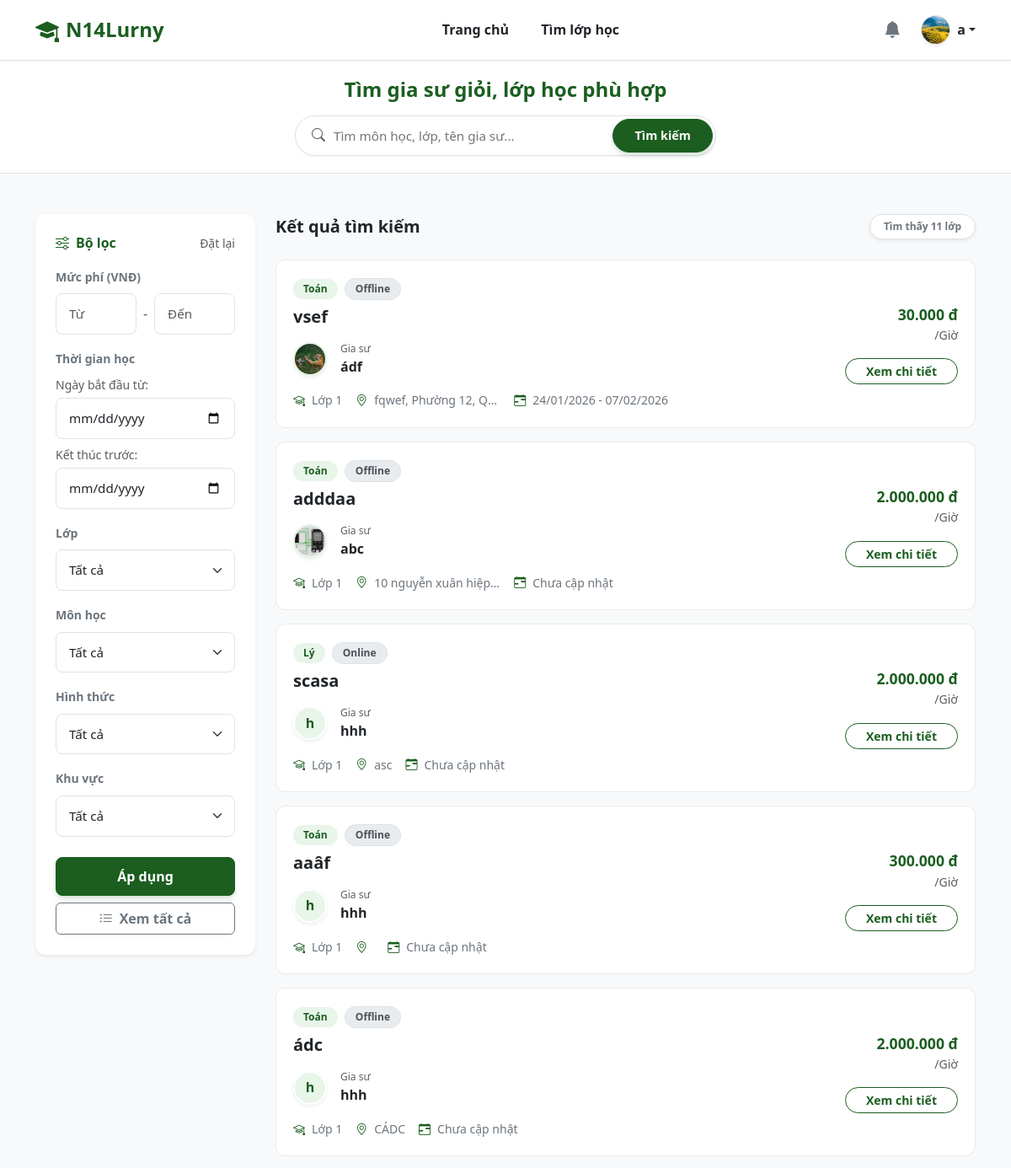
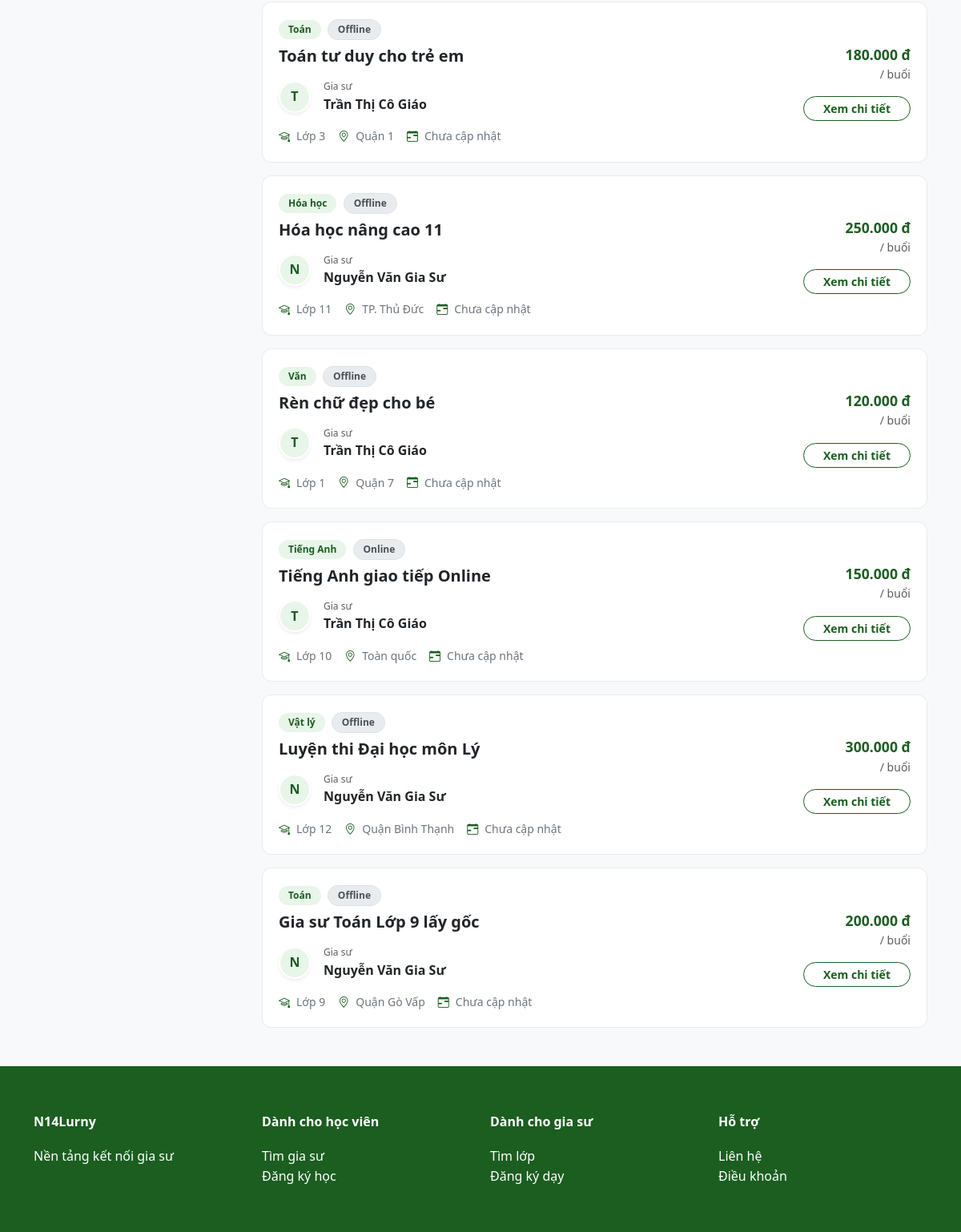
The page /N14Lurny/find-class.php (signed in) on the database its author committed (2 pictures, top to bottom).
### tables this page shows
CREATE TABLE `users` (
  `id` int(11) NOT NULL,
  `full_name` varchar(100) NOT NULL,
  `email` varchar(100) NOT NULL,
  `password` varchar(255) NOT NULL,
  `role` enum('admin','tutor','student') NOT NULL DEFAULT 'student',
  `avatar` varchar(255) DEFAULT NULL,
  `dob` date DEFAULT NULL,
  `gender` enum('Nam','Nữ','Khác') DEFAULT 'Nam',
  `phone` varchar(20) DEFAULT NULL,
  `bio` text DEFAULT NULL COMMENT 'Giới thiệu bản thân',
  `major` varchar(100) DEFAULT NULL COMMENT 'Chuyên ngành',
  `degree` varchar(100) DEFAULT NULL COMMENT 'Bằng cấp/Trình độ',
  `experience` varchar(100) DEFAULT NULL COMMENT 'Kinh nghiệm',
  `address` varchar(255) DEFAULT NULL COMMENT 'Địa chỉ/Khu vực',
  `school` varchar(255) DEFAULT NULL,
  `grade` varchar(50) DEFAULT NULL,
  `created_at` timestamp NOT NULL DEFAULT current_timestamp(),
  `warnings_count` int(11) DEFAULT 0 COMMENT 'Số lần bị cảnh cáo',
  `is_banned` tinyint(1) DEFAULT 0 COMMENT '1: Bị cấm dạy, 0: Bình thường'
);

CREATE TABLE `classes` (
  `id` int(11) NOT NULL,
  `tutor_id` int(11) NOT NULL,
  `title` varchar(255) NOT NULL,
  `subject` varchar(100) NOT NULL,
  `grade` varchar(50) NOT NULL,
  `price` varchar(255) DEFAULT NULL,
  `description` text DEFAULT NULL,
  `method` varchar(50) NOT NULL DEFAULT 'Offline' COMMENT 'Online hoặc Offline',
  `location` varchar(100) NOT NULL DEFAULT 'TP. Hồ Chí Minh' COMMENT 'Quận/Huyện tại TP.HCM',
  `status` enum('pending','active','hidden','closed','rejected') DEFAULT 'pending',
  `max_students` int(11) NOT NULL DEFAULT 1,
  `start_date` date DEFAULT NULL,
  `end_date` date DEFAULT NULL,
  `created_at` timestamp NOT NULL DEFAULT current_timestamp()
);

### N14Lurny/find-class.php (the view, shortened to what this page needs)
<?php
require 'config/db.php';
$keyword = isset($_GET['keyword']) ? $_GET['keyword'] : '';
$raw_min = isset($_GET['min_price']) ? clean_number($_GET['min_price']) : '';
$raw_max = isset($_GET['max_price']) ? clean_number($_GET['max_price']) : '';
$min_price = (is_numeric($raw_min)) ? intval($raw_min) : '';
$max_price = (is_numeric($raw_max)) ? intval($raw_max) : '';
$filter_start = isset($_GET['filter_start']) ? $_GET['filter_start'] : '';
$filter_end = isset($_GET['filter_end']) ? $_GET['filter_end'] : '';
$sql = "SELECT classes.*, users.full_name, users.avatar
        FROM classes
        LEFT JOIN users ON classes.tutor_id = users.id
        WHERE classes.status = 'active'";
$sql .= " ORDER BY classes.id DESC";
$error_message = "";
$result = null;
try {
    $result = $conn->query($sql);
} catch (Exception $e) {
    $error_message = "Lỗi hệ thống: " . $e->getMessage();
}
?>
<!DOCTYPE html>
<html lang="vi">
<head>
    <link href="https://cdn.jsdelivr.net/npm/bootstrap@5.3.0/dist/css/bootstrap.min.css" rel="stylesheet">
    <link href="https://cdn.jsdelivr.net/npm/bootstrap-icons@1.11.1/font/bootstrap-icons.css" rel="stylesheet">
    <link rel="stylesheet" href="assets/css/style.css">
</head>
<body class="bg-light">
<?php include 'includes/header.php'; ?>
<section class="search-header">
  <div class="container">
    <h4 class="text-center fw-bold mb-3 text-brand">Tìm gia sư giỏi, lớp học phù hợp</h4>
    <form action="find-class.php" method="GET">
        <div class="search-container mx-auto">
            <i class="bi bi-search text-muted ps-3"></i>
            <input type="text" name="keyword" class="search-input" value="<?php echo htmlspecialchars($keyword); ?>" placeholder="Tìm môn học, lớp, tên gia sư...">
            <button type="submit" class="btn btn-brand search-btn">Tìm kiếm</button>
        </div>
    </form>
  </div>
</section>
<section class="find-class py-5">
  <div class="container">
    <div class="row">
      <aside class="col-lg-3 mb-4">
        <div class="card border-0 shadow-sm sidebar-sticky">
            <div class="card-body p-4">
                <form action="find-class.php" method="GET">
                  <div class="d-flex justify-content-between align-items-center mb-3">
                      <h6 class="fw-bold text-brand m-0"><i class="bi bi-sliders me-2"></i>Bộ lọc</h6>
                      <a href="find-class.php" class="text-decoration-none small text-muted">Đặt lại</a>
                  </div>
                  <div class="mb-3">
                      <label class="form-label small fw-bold text-secondary">Mức phí (VNĐ)</label>
                      <div class="d-flex gap-2 align-items-center">
                          <input type="text" name="min_price" class="form-control form-control-sm price-input" placeholder="Từ" value="<?php echo ($min_price !== '') ? number_format($min_price) : ''; ?>">
                          <span class="text-muted">-</span>
                          <input type="text" name="max_price" class="form-control form-control-sm price-input" placeholder="Đến" value="<?php echo ($max_price !== '') ? number_format($max_price) : ''; ?>">
                      </div>
                  </div>
                  <div class="mb-3">
                      <label class="form-label small fw-bold text-secondary">Thời gian học</label>
                      <div class="mb-2">
                          <small class="text-muted d-block mb-1">Ngày bắt đầu từ:</small>
                          <input type="date" name="filter_start" class="form-control form-control-sm" value="<?= $filter_start ?>">
                      </div>
                      <div>
                          <small class="text-muted d-block mb-1">Kết thúc trước:</small>
                          <input type="date" name="filter_end" class="form-control form-control-sm" value="<?= $filter_end ?>">
                      </div>
                  </div>
                  <div class="mb-3">
                      <label class="form-label small fw-bold text-secondary">Lớp</label>
                      <select name="grade" class="form-select form-select-sm">
                        <option value="Tất cả">Tất cả</option>
                      </select>
                  </div>
                  <div class="mb-3">
                      <label class="form-label small fw-bold text-secondary">Môn học</label>
                      <select name="subject" class="form-select form-select-sm">
                        <option value="Tất cả">Tất cả</option>
                      </select>
                  </div>
                  <div class="mb-3">
                      <label class="form-label small fw-bold text-secondary">Hình thức</label>
                      <select name="method" class="form-select form-select-sm">
                        <option value="Tất cả">Tất cả</option>
                      </select>
                  </div>
                  <div class="mb-4">
                      <label class="form-label small fw-bold text-secondary">Khu vực</label>
                      <select name="location" class="form-select form-select-sm">
                        <option value="Tất cả">Tất cả</option>
                      </select>
                  </div>
                  <button type="submit" class="btn btn-brand w-100 fw-bold mb-2">Áp dụng</button>
                  <a href="find-class.php" class="btn btn-outline-secondary w-100 fw-bold"><i class="bi bi-list-ul me-2"></i>Xem tất cả</a>
                </form>
            </div>
        </div>
      </aside>
      <main class="col-lg-9">
        <?php if (!empty($error_message)): ?>
            <div class="alert alert-danger shadow-sm border-0"><i class="bi bi-exclamation-triangle-fill me-2"></i> <strong>Lỗi:</strong> <?php echo $error_message; ?></div>
        <?php elseif ($result && $result->num_rows > 0): ?>
            <div class="d-flex justify-content-between align-items-center mb-4">
                <h5 class="fw-bold text-dark m-0">Kết quả tìm kiếm</h5>
                <span class="badge bg-white text-secondary border shadow-sm px-3 py-2 rounded-pill">Tìm thấy <?php echo $result->num_rows; ?> lớp</span>
            </div>
            <div class="row g-3">
            <?php while($row = $result->fetch_assoc()):
                $price_raw = $row['price']; $price_display = $price_raw; $unit_display = '';
                if (is_numeric($price_raw)) { $price_display = number_format($price_raw, 0, ',', '.') . ' đ'; $unit_display = '/ buổi'; }
                elseif (preg_match('/^(\d+)\s+(.*)$/', $price_raw, $matches)) { $price_display = number_format($matches[1], 0, ',', '.') . ' đ'; $unit_clean = trim(str_replace('VND', '', $matches[2])); $unit_display = (strpos($unit_clean, '/') === 0) ? $unit_clean : '/ ' . $unit_clean; }
                $tutor_name = $row['full_name'] ?? 'Ẩn danh';
                $tutor_initial = mb_substr($tutor_name, 0, 1, 'UTF-8');
                $tutor_link = "student/tutor_profile.php?id=" . $row['tutor_id'];
                $has_avatar = !empty($row['avatar']) && file_exists("assets/uploads/avatars/" . $row['avatar']);
                $avatar_src = $has_avatar ? "assets/uploads/avatars/" . $row['avatar'] : "";
                $date_display = "Chưa cập nhật";
                if (!empty($row['start_date']) && !empty($row['end_date'])) {
                    $date_display = date('d/m/Y', strtotime($row['start_date'])) . ' - ' . date('d/m/Y', strtotime($row['end_date']));
                }
            ?>
                <div class="col-md-12">
                    <div class="class-card">
                        <div class="row align-items-center">
                            <div class="col-md-8">
                                <div class="mb-2">
                                    <span class="badge green me-1"><?= htmlspecialchars($row['subject']) ?></span>
                                    <span class="badge gray"><?= htmlspecialchars($row['method']) ?></span>
                                </div>
                                <h5 class="fw-bold mb-3"><a href="class-detail.php?id=<?= $row['id']; ?>" class="text-decoration-none text-dark stretched-link"><?= htmlspecialchars($row['title']); ?></a></h5>
                                <div class="d-flex align-items-center mb-3 position-relative" style="z-index: 2;">
                                    <a href="<?= $tutor_link ?>" class="tutor-link me-3" title="Xem hồ sơ gia sư">
                                        <?php if ($has_avatar): ?><img src="<?= $avatar_src ?>" class="tutor-thumb shadow-sm"><?php else: ?><div class="tutor-initials-sm shadow-sm"><?= $tutor_initial ?></div><?php endif; ?>
                                    </a>
                                    <div class="d-flex flex-column"><span class="small text-muted" style="font-size: 0.75rem;">Gia sư</span><a href="<?= $tutor_link ?>" class="tutor-link fw-bold text-dark tutor-name"><?= htmlspecialchars($tutor_name) ?></a></div>
                                </div>
                                <div class="d-flex flex-wrap gap-3 text-secondary small">
                                    <div class="d-flex align-items-center"><i class="bi bi-mortarboard me-2 text-brand"></i> <?= htmlspecialchars($row['grade']) ?></div>
                                    <div class="d-flex align-items-center"><i class="bi bi-geo-alt me-2 text-brand"></i> <span class="text-truncate" style="max-width: 150px;"><?= htmlspecialchars($row['location']) ?></span></div>
                                    <div class="d-flex align-items-center"><i class="bi bi-calendar-range me-2 text-brand"></i> <?= $date_display ?></div>
                                </div>
                            </div>
                            <div class="col-md-4 text-md-end mt-3 mt-md-0 border-start-md ps-md-4 d-flex flex-column justify-content-center align-items-md-end align-items-start">
                                <div class="class-price mb-0"><?= $price_display ?></div>
                                <div class="small text-muted mb-3"><?= htmlspecialchars($unit_display) ?></div>
                                <a href="class-detail.php?id=<?= $row['id']; ?>" class="btn btn-outline-brand btn-sm rounded-pill px-4 fw-bold position-relative" style="z-index: 2;">Xem chi tiết</a>
                            </div>
                        </div>
                    </div>
                </div>
            <?php endwhile; ?>
            </div>
        <?php endif; ?>
      </main>
    </div>
  </div>
</section>
<?php include 'includes/footer.php'; ?>
</body>
</html>

### N14Lurny/includes/header.php (shortened to what this page needs)
<?php
$base_url = '/N14Lurny';
?>
<nav class="navbar navbar-expand-lg bg-white border-bottom py-2 fixed-top-nav" style="position: relative; z-index: 1050;">
  <div class="container">
    <a class="navbar-brand fw-bold text-success d-flex align-items-center" href="<?= $base_url ?>/index.php">
        <i class="bi bi-mortarboard-fill me-2 fs-3"></i> N14Lurny
    </a>
    <div class="collapse navbar-collapse" id="navbarContent">
      <ul class="navbar-nav mx-auto mb-2 mb-lg-0">
        <li class="nav-item">
            <a class="nav-link" href="<?= $base_url ?>/index.php">Trang chủ</a>
        </li>
        <li class="nav-item">
            <a class="nav-link" href="<?= $base_url ?>/find-class.php">Tìm lớp học</a>
        </li>
      </ul>
      <div class="d-flex align-items-center">
        <?php if (isset($_SESSION['user_id'])): ?>
            <?php
                $fullname = isset($_SESSION['fullname']) ? $_SESSION['fullname'] : 'Học viên';
                $firstLetter = mb_substr($fullname, 0, 1, 'UTF-8');
                $user_avatar = '';
                $u_id = $_SESSION['user_id'];
                $u_res = $conn->query("SELECT avatar FROM users WHERE id=$u_id");
                if($u_res && $u_row = $u_res->fetch_assoc()) {
                    $user_avatar = $u_row['avatar'];
                }
            ?>
            <div class="dropdown me-4">
                <a href="#" class="text-secondary position-relative text-decoration-none" id="notifDropdown" data-bs-toggle="dropdown" aria-expanded="false">
                    <i class="bi bi-bell-fill fs-5"></i>
                </a>
            </div>
            <div class="dropdown">
                <a href="#" class="d-flex align-items-center text-decoration-none dropdown-toggle text-dark" id="studentDropdown" data-bs-toggle="dropdown" aria-expanded="false">
                    <?php if (!empty($user_avatar) && file_exists(dirname(__FILE__) . '/../assets/uploads/avatars/' . $user_avatar)): ?>
                        <img src="<?= $base_url ?>/assets/uploads/avatars/<?= $user_avatar ?>" class="rounded-circle me-2 object-fit-cover shadow-sm border" style="width: 35px; height: 35px;">
                    <?php else: ?>
                        <div class="rounded-circle bg-success text-white d-flex align-items-center justify-content-center me-2 fw-bold" style="width: 35px; height: 35px;">
                            <?= $firstLetter ?>
                        </div>
                    <?php endif; ?>
                    <span class="fw-bold d-none d-sm-block"><?= htmlspecialchars($fullname); ?></span>
                </a>
            </div>
        <?php else: ?>
            <a href="<?= $base_url ?>/auth/login_register.php" class="btn btn-outline-success me-2 fw-semibold">Đăng nhập</a>
            <a href="<?= $base_url ?>/auth/login_register.php" class="btn btn-success fw-semibold">Đăng ký</a>
        <?php endif; ?>
      </div>
    </div>
  </div>
</nav>

### rows shown on the page
users: avatar (picture)
classes: subject "Toán", method "Offline", title "vsef", tutor.avatar (picture), tutor.full_name "ádf", grade "Lớp 1", location "fqwef, Phường 12, Q…", date_display "24/01/2026 - 07/02/2026", price_display "30.000 đ", unit_display "/Giờ"
classes: subject "Toán", method "Offline", title "adddaa", tutor.avatar (picture), tutor.full_name "abc", grade "Lớp 1", location "10 nguyễn xuân hiệp…", date_display "Chưa cập nhật", price_display "2.000.000 đ", unit_display "/Giờ"
classes: subject "Lý", method "Online", title "scasa", tutor.full_name "h", tutor.full_name "hhh", grade "Lớp 1", location "asc", date_display "Chưa cập nhật", price_display "2.000.000 đ", unit_display "/Giờ"
classes: subject "Toán", method "Offline", title "aaâf", tutor.full_name "h", tutor.full_name "hhh", grade "Lớp 1", date_display "Chưa cập nhật", price_display "300.000 đ", unit_display "/Giờ"
classes: subject "Toán", method "Offline", title "ádc", tutor.full_name "h", tutor.full_name "hhh", grade "Lớp 1", location "CÁDC", date_display "Chưa cập nhật", price_display "2.000.000 đ", unit_display "/Giờ"
classes: subject "Toán", method "Offline", title "Toán tư duy cho trẻ em", tutor.full_name "T", tutor.full_name "Trần Thị Cô Giáo", grade "Lớp 3", location "Quận 1", date_display "Chưa cập nhật", price "180.000 đ", price "/ buổi"
classes: subject "Hóa học", method "Offline", title "Hóa học nâng cao 11", tutor.full_name "N", tutor.full_name "Nguyễn Văn Gia Sư", grade "Lớp 11", location "TP. Thủ Đức", date_display "Chưa cập nhật", price "250.000 đ", price "/ buổi"
classes: subject "Văn", method "Offline", title "Rèn chữ đẹp cho bé", tutor.full_name "T", tutor.full_name "Trần Thị Cô Giáo", grade "Lớp 1", location "Quận 7", date_display "Chưa cập nhật", price "120.000 đ", price "/ buổi"
classes: subject "Tiếng Anh", method "Online", title "Tiếng Anh giao tiếp Online", tutor.full_name "T", tutor.full_name "Trần Thị Cô Giáo", grade "Lớp 10", location "Toàn quốc", date_display "Chưa cập nhật", price "150.000 đ", price "/ buổi"
classes: subject "Vật lý", method "Offline", title "Luyện thi Đại học môn Lý", tutor.full_name "N", tutor.full_name "Nguyễn Văn Gia Sư", grade "Lớp 12", location "Quận Bình Thạnh", date_display "Chưa cập nhật", price "300.000 đ", price "/ buổi"
classes: subject "Toán", method "Offline", title "Gia sư Toán Lớp 9 lấy gốc", tutor.full_name "N", tutor.full_name "Nguyễn Văn Gia Sư", grade "Lớp 9", location "Quận Gò Vấp", date_display "Chưa cập nhật", price "200.000 đ", price "/ buổi"

### other values the page prints
$fullname "a"
$result->num_rows "11"
